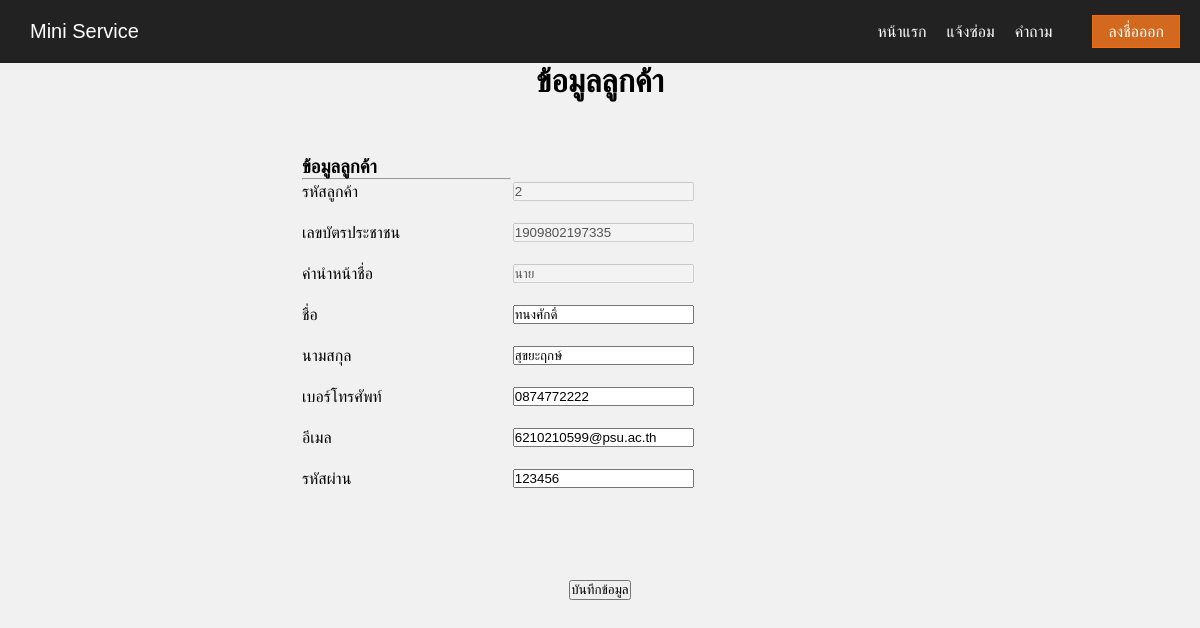
/PAGECUSTOMER/Edit_Show_data.php, run on the app's committed database.
### tables this page shows
CREATE TABLE `tblcustomer` (
  `cus_id` int(10) NOT NULL,
  `cus_id_card` varchar(13) NOT NULL,
  `cus_prefix` varchar(6) NOT NULL,
  `cus_firstname` varchar(25) NOT NULL,
  `cus_lastname` varchar(25) NOT NULL,
  `cus_phoneno` varchar(10) NOT NULL,
  `cus_email` varchar(100) NOT NULL,
  `cus_username` varchar(25) NOT NULL,
  `cus_password` varchar(25) NOT NULL
);

### PAGECUSTOMER/Edit_Show_data.php (the view, shortened to what this page needs)
<?php
require 'header.php';
$cus = mysqli_query($mysqli,"SELECT * FROM tblcustomer WHERE cus_id_card LIKE '%".$_SESSION["cus_id_card"]."%' ");
    $cusrow = $cus->fetch_assoc();
    $cus_id = $cusrow["cus_id"];
    $cus_id_card = $cusrow["cus_id_card"];
    $cus_prefix = $cusrow["cus_prefix"];
    $cus_firstname = $cusrow["cus_firstname"];
    $cus_lastname = $cusrow["cus_lastname"];
    $cus_phoneno = $cusrow["cus_phoneno"];
    $cus_email = $cusrow["cus_email"];
    $cus_password = $cusrow["cus_password"];
?>
<h1><center>ข้อมูลลูกค้า</center></h1>
		<br><br><br>
			<center>
			<table style="width:50%" >
				<form method="post" action="saveEditprofile.php">
				<thead>
					<td> <H3>ข้อมูลลูกค้า<hr /></H3> </td>
				</thead>
				<tbody>
					<tr><td>รหัสลูกค้า</td> <td><input type="text" name="cus_id" required value="<?php echo $cus_id ?>" disabled></td></tr>
					<tr><td>&nbsp;</td> </tr>
					<tr><td> เลขบัตรประชาชน</td> <td><input type="text" name="cus_id_card" required value="<?php echo $cus_id_card ?>"disabled></td></tr>
					<tr><td>&nbsp;</td> </tr>
					<tr><td> คำนำหน้าชื่อ </td> <td><input type="text" name="cus_prefix" required value="<?php echo $cus_prefix ?>"disabled></td></tr>
					<tr><td>&nbsp;</td> </tr>
					<tr><td> ชื่อ</td>    <td><input type="text" name="cus_firstname" required value="<?php echo $cus_firstname ?>"></td></tr>
					<tr><td>&nbsp;</td> </tr>
					<tr> <td> นามสกุล </td> <td><input type="text" name="cus_lastname" required value="<?php echo $cus_lastname ?>"></td></tr>
					<tr><td>&nbsp;</td> </tr>
					<tr><td> เบอร์โทรศัพท์  </td> <td><input type="text" name="cus_phoneno" required value="<?php echo $cus_phoneno ?>"></td></tr>
					<tr><td>&nbsp;</td> </tr>
					<tr><td> อีเมล </td>   <td><input type="text" name="cus_email" required value="<?php echo $cus_email ?>"></td></tr>
					<tr><td>&nbsp;</td> </tr>
					<tr><td> รหัสผ่าน</td>    <td><input type="text" name="cus_password"required value="<?php echo $cus_password ?>"></td></tr>
					</tbody>
			</table>
			</center>
			<br> <br> <br> <br><br>
			<center>
				<h5><button name="btn" class="button">บันทึกข้อมูล</button></h5>
			</center>
<br> <br> <br><br> <br> <br> <br> <br> <br> <br> <br><br> <br> <br>

### css/menu.css (style rules this page uses)
* { margin: 0; padding: 0; box-sizing: border-box; }
body { font-family: Arial, Helvetica, sans-serif; background: #f1f1f1; }
@media all and (min-width: 900px) { .button { order: 2; } }

### data on the page
tblcustomer: cus_id "2", cus_id_card "1909802197335", cus_prefix "นาย", cus_firstname "ทนงศักดิ์", cus_lastname "สุขยะฤกษ์", cus_phoneno "0874772222", cus_email "6210210599@psu.ac.th", cus_password "123456"
